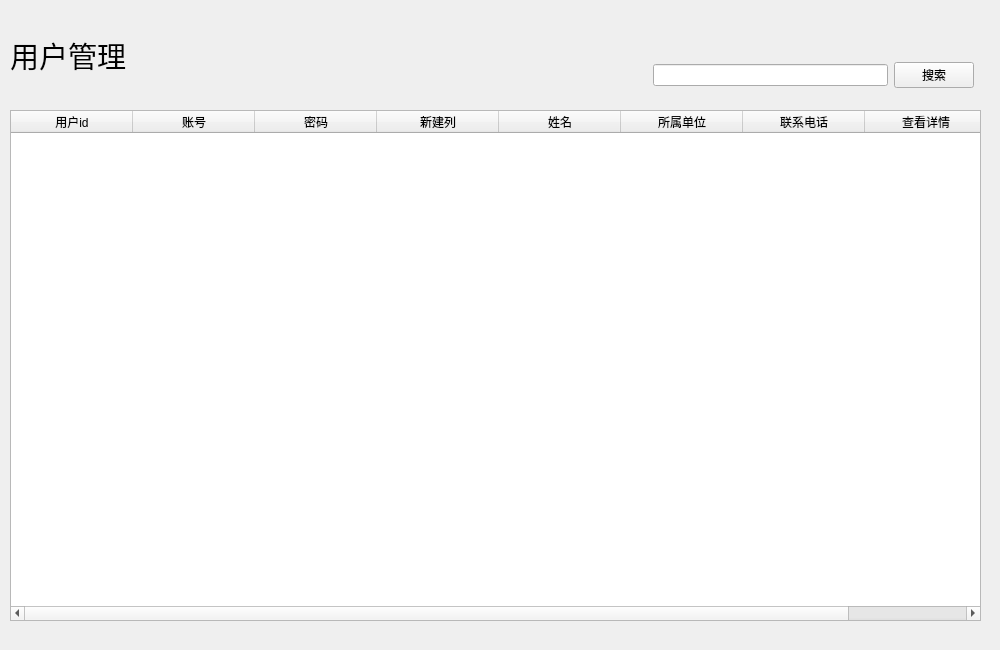
<?xml version="1.0" encoding="UTF-8"?>
<ui version="4.0">
 <class>UserManageWindow</class>
 <widget class="QWidget" name="UserManageWindow">
  <property name="geometry">
   <rect>
    <x>0</x>
    <y>0</y>
    <width>1000</width>
    <height>650</height>
   </rect>
  </property>
  <property name="windowTitle">
   <string>Form</string>
  </property>
  <widget class="QTableWidget" name="tableWidget">
   <property name="geometry">
    <rect>
     <x>10</x>
     <y>110</y>
     <width>971</width>
     <height>511</height>
    </rect>
   </property>
   <attribute name="horizontalHeaderDefaultSectionSize">
    <number>122</number>
   </attribute>
   <column>
    <property name="text">
     <string>用户id</string>
    </property>
   </column>
   <column>
    <property name="text">
     <string>账号</string>
    </property>
   </column>
   <column>
    <property name="text">
     <string>密码</string>
    </property>
   </column>
   <column>
    <property name="text">
     <string>新建列</string>
    </property>
   </column>
   <column>
    <property name="text">
     <string>姓名</string>
    </property>
   </column>
   <column>
    <property name="text">
     <string>所属单位</string>
    </property>
   </column>
   <column>
    <property name="text">
     <string>联系电话</string>
    </property>
   </column>
   <column>
    <property name="text">
     <string>查看详情</string>
    </property>
   </column>
  </widget>
  <widget class="QLabel" name="label">
   <property name="geometry">
    <rect>
     <x>10</x>
     <y>20</y>
     <width>171</width>
     <height>71</height>
    </rect>
   </property>
   <property name="font">
    <font>
     <pointsize>22</pointsize>
    </font>
   </property>
   <property name="text">
    <string>用户管理</string>
   </property>
  </widget>
  <widget class="QWidget" name="">
   <property name="geometry">
    <rect>
     <x>653</x>
     <y>60</y>
     <width>321</width>
     <height>31</height>
    </rect>
   </property>
   <layout class="QHBoxLayout" name="horizontalLayout">
    <item>
     <widget class="QLineEdit" name="lineEdit"/>
    </item>
    <item>
     <widget class="QPushButton" name="pushButton">
      <property name="text">
       <string>搜索</string>
      </property>
     </widget>
    </item>
   </layout>
  </widget>
 </widget>
 <resources/>
 <connections/>
</ui>
